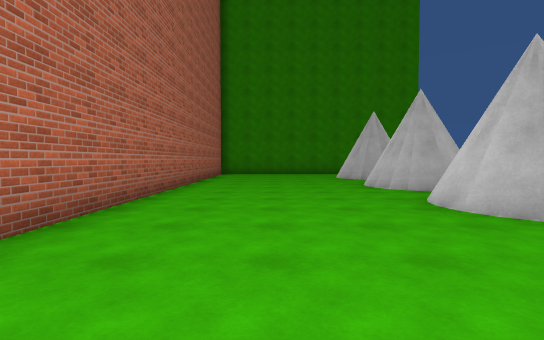
View 1 (above)

20 first-person views from a walk through a scene from a Unity 3-D project. The camera is 1.3 m above the floor, tilts 2° down and sees 85° across. The floor is counted in squares, 2 m on a side. Each view is taken from the middle of a square. On the plan, view 1 faces up. The plan holds only what a view shows up to about 9 squares ahead; the rest is blank. The place goes on beyond the plan. The player is left out. Surface patterns are stand-ins for the level's own textures.

View 2
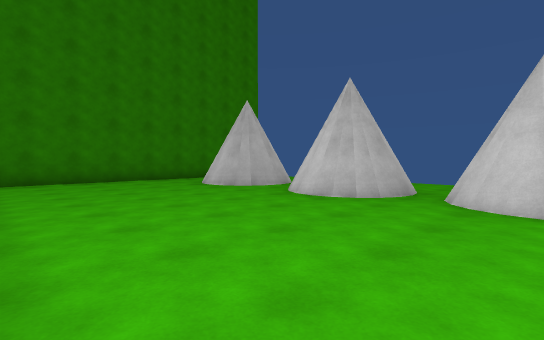

View 3
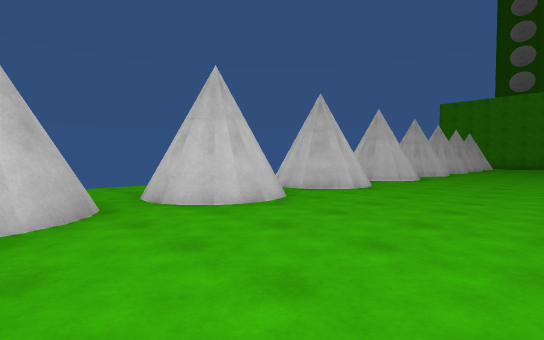

View 4
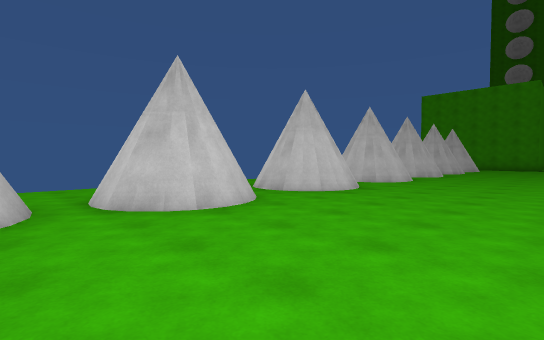

View 5
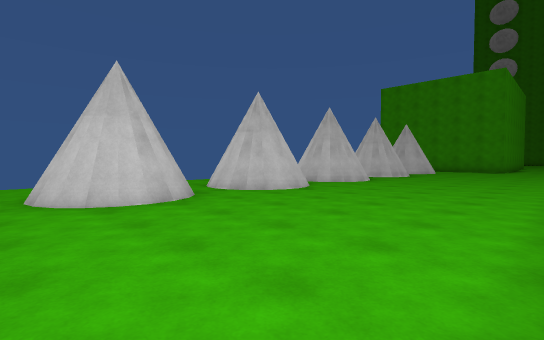

View 6
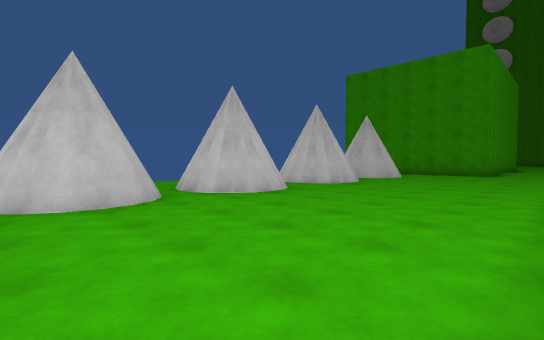

View 7
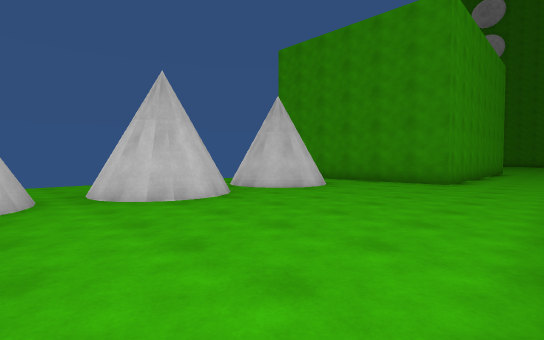

View 8
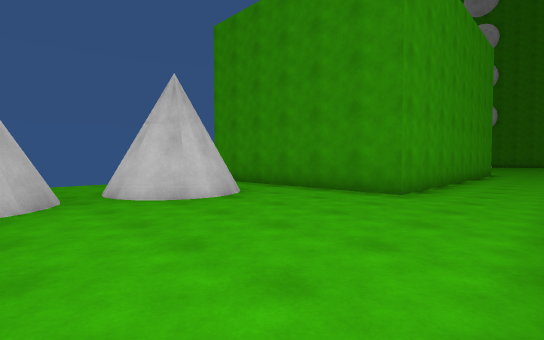

View 9
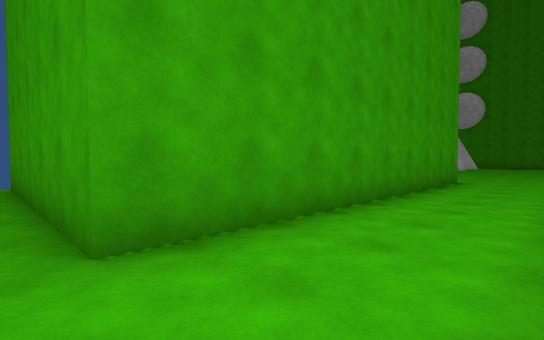

View 10
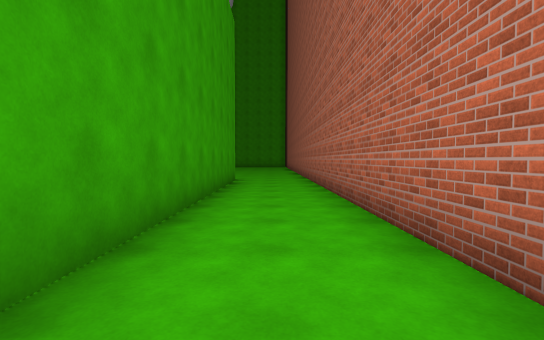

View 11
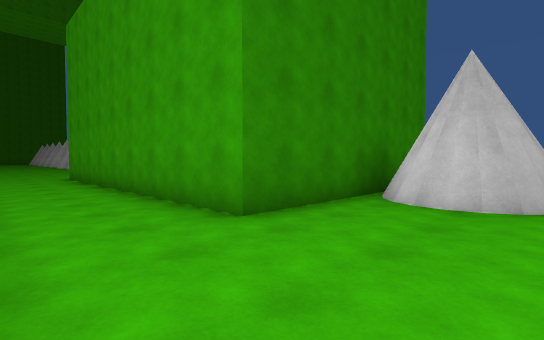

View 12
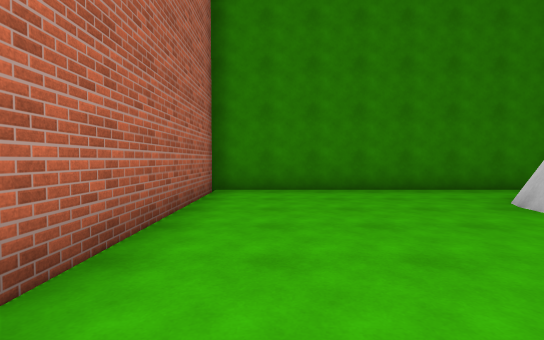

View 13
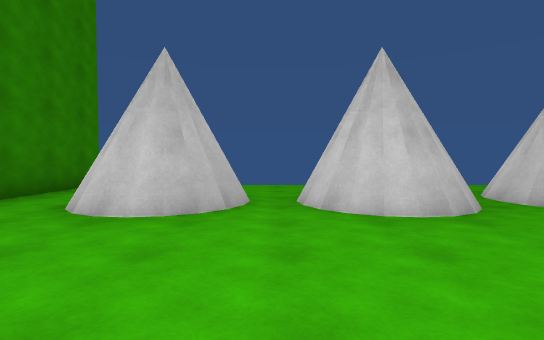

View 14
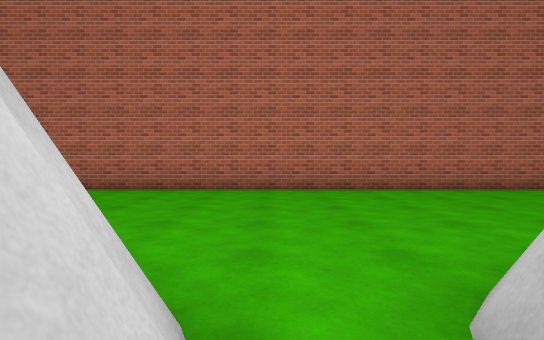

View 15
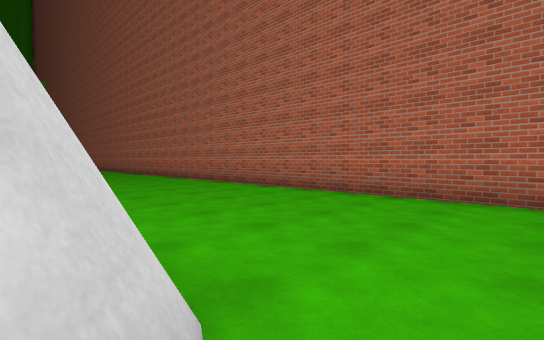

View 16
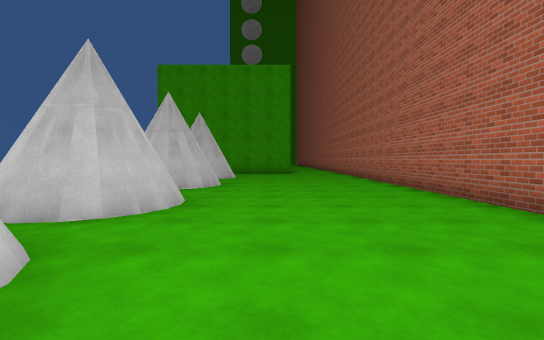

View 17
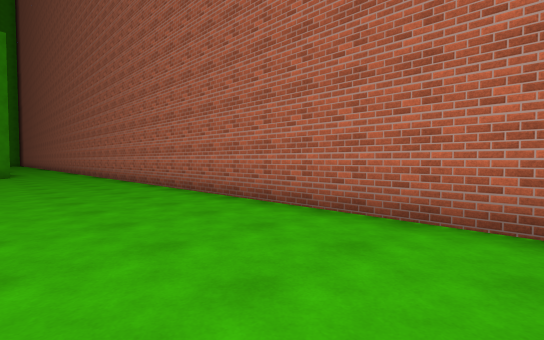

View 18
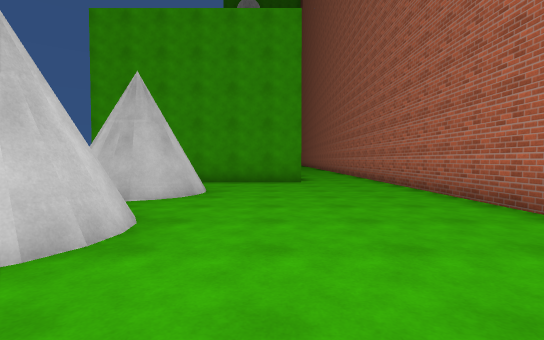

View 19
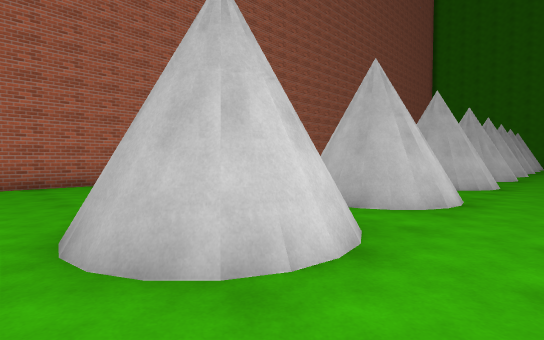

View 20
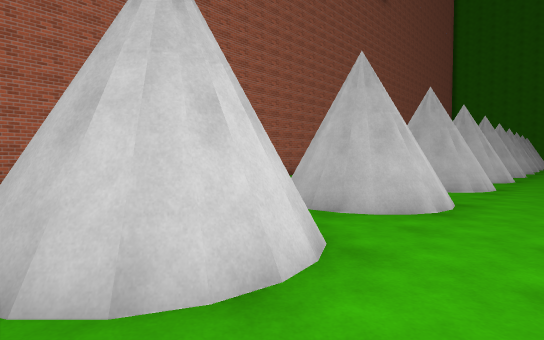

### Floor plan
Key: @ floor where view 1 was taken; # wall or solid block; x gap in a wall; . floor; T thing the floor can be seen under or through.
Columns run from 3 left of view 1 to 7 right of it. Each row starts with its distance up from view 1.
 14 ###########
 13 #........
 12 #.......
 11 #.....#
 10 #.....##
  9 #.........
  8 #.....##..
  7 #.....##..
  6 #......x..
  5 #.....##.
  4 #.....#
  3 #.....T
  2 #.....TT
  1 #.....T
  0 #..@..##
 -1 #.........
 -2 #.....##..
 -3 #.....##.
 -4 #.........
 -5 #.....##..
 -6 #.....##..
 -7 #.....##..
 -8 #.....##..
 -9 #.....##..
-10 #.....##..
-11 #......x..
-12 #.....##..
-13 #.....##..
-14 #.........
-15 #.....##..
-16 #.....##..
-17 #......x..
-18 #.....##..
-19 #.....##..
-20 #.....##..
-21 #.........
-22 #...######
-23 #...#
-24 #...#
-25 #...#
-26 #...#
-27 #...#
-28 #...#
-29 #...#
-30 #...#####
-31  .....#
-32  .....#
-33  .....##

Where each view was taken, in squares from view 1:
view 1: 0 up, 0 right, facing up
view 2: 4 up, 2 left, facing up-right
view 3: 4 up, 1 left, facing down-right
view 4: 0 up, 1 left, facing down-right
view 5: 4 down, 2 left, facing down-right
view 6: 8 down, 2 left, facing down-right
view 7: 13 down, 2 left, facing down-right
view 8: 16 down, 2 left, facing down-right
view 9: 21 down, 2 left, facing down-right
view 10: 21 down, 1 left, facing down
view 11: 33 down, 2 left, facing up-right
view 12: 7 up, 1 left, facing up
view 13: 9 up, 1 left, facing right
view 14: 1 down, 4 right, facing left
view 15: 1 down, 3 right, facing down-left
view 16: 8 down, 1 right, facing down
view 17: 8 down, 1 right, facing down-left
view 18: 13 down, 1 right, facing down
view 19: 14 down, 6 right, facing up-left
view 20: 20 down, 6 right, facing up-left
